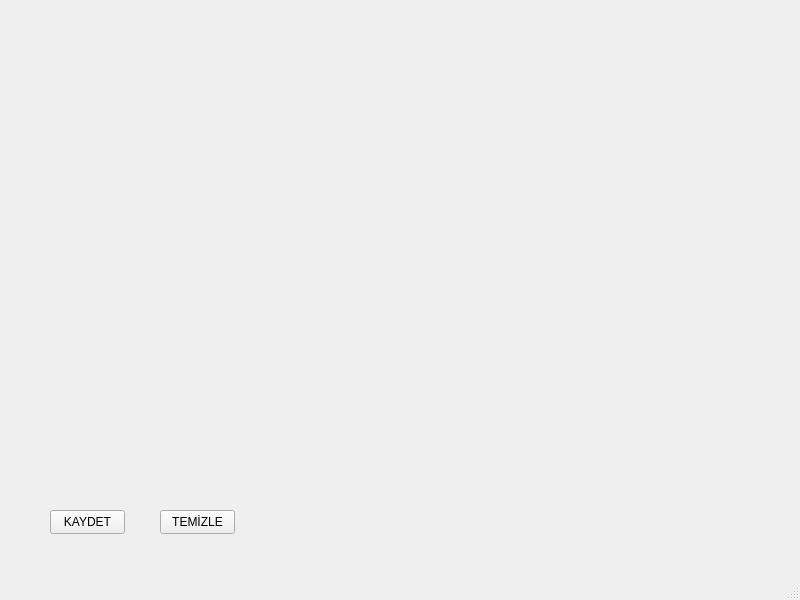
<?xml version="1.0" encoding="UTF-8"?>
<ui version="4.0">
 <class>MainWindow</class>
 <widget class="QMainWindow" name="MainWindow">
  <property name="geometry">
   <rect>
    <x>0</x>
    <y>0</y>
    <width>800</width>
    <height>600</height>
   </rect>
  </property>
  <property name="windowTitle">
   <string>MainWindow</string>
  </property>
  <widget class="QWidget" name="centralwidget">
   <widget class="QWidget" name="horizontalLayoutWidget">
    <property name="geometry">
     <rect>
      <x>30</x>
      <y>10</y>
      <width>711</width>
      <height>371</height>
     </rect>
    </property>
    <layout class="QHBoxLayout" name="drawingLayout"/>
   </widget>
   <widget class="QWidget" name="horizontalLayoutWidget_2">
    <property name="geometry">
     <rect>
      <x>30</x>
      <y>400</y>
      <width>711</width>
      <height>91</height>
     </rect>
    </property>
    <layout class="QHBoxLayout" name="textLayout"/>
   </widget>
   <widget class="QPushButton" name="pushButton">
    <property name="geometry">
     <rect>
      <x>50</x>
      <y>510</y>
      <width>75</width>
      <height>24</height>
     </rect>
    </property>
    <property name="text">
     <string>KAYDET</string>
    </property>
   </widget>
   <widget class="QPushButton" name="pushButton_2">
    <property name="geometry">
     <rect>
      <x>160</x>
      <y>510</y>
      <width>75</width>
      <height>24</height>
     </rect>
    </property>
    <property name="text">
     <string>TEMİZLE</string>
    </property>
   </widget>
  </widget>
  <widget class="QMenuBar" name="menubar">
   <property name="geometry">
    <rect>
     <x>0</x>
     <y>0</y>
     <width>800</width>
     <height>33</height>
    </rect>
   </property>
  </widget>
  <widget class="QStatusBar" name="statusbar"/>
 </widget>
 <resources/>
 <connections/>
</ui>
